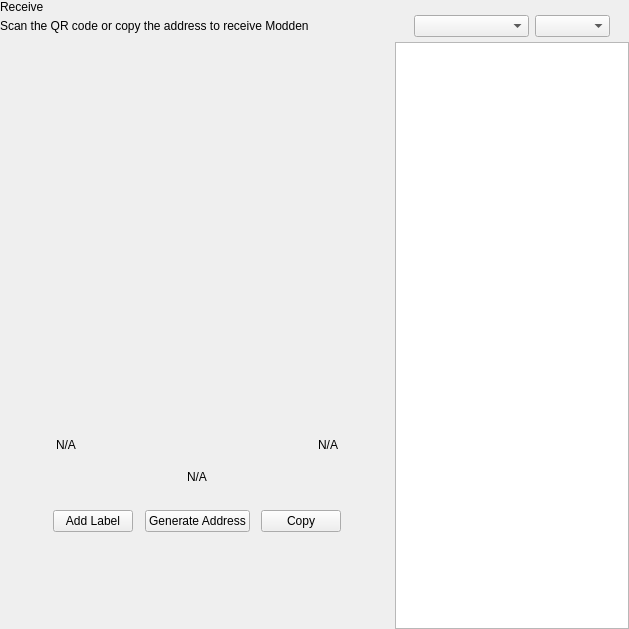
<?xml version="1.0" encoding="UTF-8"?>
<ui version="4.0">
 <class>ReceiveWidget</class>
 <widget class="QWidget" name="ReceiveWidget">
  <property name="geometry">
   <rect>
    <x>0</x>
    <y>0</y>
    <width>629</width>
    <height>629</height>
   </rect>
  </property>
  <property name="minimumSize">
   <size>
    <width>0</width>
    <height>0</height>
   </size>
  </property>
  <property name="windowTitle">
   <string>Form</string>
  </property>
  <layout class="QHBoxLayout" name="horizontalLayout_2" stretch="2,1">
   <property name="spacing">
    <number>0</number>
   </property>
   <property name="leftMargin">
    <number>0</number>
   </property>
   <property name="topMargin">
    <number>0</number>
   </property>
   <property name="rightMargin">
    <number>0</number>
   </property>
   <property name="bottomMargin">
    <number>0</number>
   </property>
   <item>
    <widget class="QWidget" name="left" native="true">
     <layout class="QVBoxLayout" name="verticalLayout_3">
      <property name="leftMargin">
       <number>0</number>
      </property>
      <property name="topMargin">
       <number>0</number>
      </property>
      <property name="rightMargin">
       <number>0</number>
      </property>
      <property name="bottomMargin">
       <number>0</number>
      </property>
      <item>
       <layout class="QVBoxLayout" name="verticalLayout_2">
        <property name="spacing">
         <number>0</number>
        </property>
        <property name="leftMargin">
         <number>0</number>
        </property>
        <item>
         <layout class="QHBoxLayout" name="horizontalLayout_3">
          <property name="spacing">
           <number>0</number>
          </property>
          <item>
           <layout class="QVBoxLayout" name="verticalLayout_4">
            <property name="spacing">
             <number>5</number>
            </property>
            <item>
             <widget class="QLabel" name="labelTitle">
              <property name="text">
               <string>Receive</string>
              </property>
             </widget>
            </item>
            <item alignment="Qt::AlignTop">
             <widget class="QLabel" name="labelSubtitle1">
              <property name="text">
               <string>Scan the QR code or copy the address to receive Modden</string>
              </property>
             </widget>
            </item>
           </layout>
          </item>
          <item>
           <spacer name="horizontalSpacer">
            <property name="orientation">
             <enum>Qt::Horizontal</enum>
            </property>
            <property name="sizeHint" stdset="0">
             <size>
              <width>40</width>
              <height>20</height>
             </size>
            </property>
           </spacer>
          </item>
         </layout>
        </item>
        <item>
         <spacer name="verticalSpacer_2">
          <property name="orientation">
           <enum>Qt::Vertical</enum>
          </property>
          <property name="sizeType">
           <enum>QSizePolicy::Expanding</enum>
          </property>
          <property name="sizeHint" stdset="0">
           <size>
            <width>20</width>
            <height>50</height>
           </size>
          </property>
         </spacer>
        </item>
        <item alignment="Qt::AlignHCenter">
         <widget class="QWidget" name="layoutQR" native="true">
          <property name="maximumSize">
           <size>
            <width>510</width>
            <height>16777215</height>
           </size>
          </property>
          <layout class="QVBoxLayout" name="verticalLayoutQr">
           <item>
            <spacer name="verticalSpacer11">
             <property name="orientation">
              <enum>Qt::Vertical</enum>
             </property>
             <property name="sizeType">
              <enum>QSizePolicy::Fixed</enum>
             </property>
             <property name="sizeHint" stdset="0">
              <size>
               <width>20</width>
               <height>20</height>
              </size>
             </property>
            </spacer>
           </item>
           <item alignment="Qt::AlignHCenter">
            <widget class="QLabel" name="labelQrImg">
             <property name="minimumSize">
              <size>
               <width>260</width>
               <height>260</height>
              </size>
             </property>
             <property name="maximumSize">
              <size>
               <width>260</width>
               <height>260</height>
              </size>
             </property>
             <property name="text">
              <string/>
             </property>
             <property name="alignment">
              <set>Qt::AlignCenter</set>
             </property>
            </widget>
           </item>
           <item>
            <spacer name="verticalSpacer_21">
             <property name="orientation">
              <enum>Qt::Vertical</enum>
             </property>
             <property name="sizeType">
              <enum>QSizePolicy::Fixed</enum>
             </property>
             <property name="sizeHint" stdset="0">
              <size>
               <width>20</width>
               <height>30</height>
              </size>
             </property>
            </spacer>
           </item>
           <item>
            <widget class="QWidget" name="widget" native="true">
             <property name="minimumSize">
              <size>
               <width>0</width>
               <height>0</height>
              </size>
             </property>
             <layout class="QHBoxLayout" name="horizontalLayout_5">
              <item>
               <widget class="QLabel" name="labelLabel">
                <property name="text">
                 <string notr="true">N/A</string>
                </property>
               </widget>
              </item>
              <item>
               <spacer name="horizontalSpacer_2">
                <property name="orientation">
                 <enum>Qt::Horizontal</enum>
                </property>
                <property name="sizeHint" stdset="0">
                 <size>
                  <width>141</width>
                  <height>20</height>
                 </size>
                </property>
               </spacer>
              </item>
              <item>
               <widget class="QLabel" name="labelDate">
                <property name="text">
                 <string notr="true">N/A</string>
                </property>
                <property name="alignment">
                 <set>Qt::AlignRight|Qt::AlignTrailing|Qt::AlignVCenter</set>
                </property>
               </widget>
              </item>
             </layout>
            </widget>
           </item>
           <item>
            <widget class="QLabel" name="labelAddress">
             <property name="sizePolicy">
              <sizepolicy hsizetype="Expanding" vsizetype="Preferred">
               <horstretch>0</horstretch>
               <verstretch>0</verstretch>
              </sizepolicy>
             </property>
             <property name="minimumSize">
              <size>
               <width>300</width>
               <height>0</height>
              </size>
             </property>
             <property name="text">
              <string notr="true">N/A</string>
             </property>
             <property name="alignment">
              <set>Qt::AlignCenter</set>
             </property>
            </widget>
           </item>
           <item>
            <spacer name="verticalSpacer_4">
             <property name="orientation">
              <enum>Qt::Vertical</enum>
             </property>
             <property name="sizeType">
              <enum>QSizePolicy::Fixed</enum>
             </property>
             <property name="sizeHint" stdset="0">
              <size>
               <width>20</width>
               <height>20</height>
              </size>
             </property>
            </spacer>
           </item>
           <item>
            <layout class="QHBoxLayout" name="horizontalLayout_4">
             <item alignment="Qt::AlignHCenter">
              <widget class="QPushButton" name="pushButtonLabel">
               <property name="focusPolicy">
                <enum>Qt::NoFocus</enum>
               </property>
               <property name="text">
                <string>Add Label</string>
               </property>
              </widget>
             </item>
             <item alignment="Qt::AlignHCenter">
              <widget class="QPushButton" name="pushButtonNewAddress">
               <property name="focusPolicy">
                <enum>Qt::NoFocus</enum>
               </property>
               <property name="text">
                <string>Generate Address</string>
               </property>
              </widget>
             </item>
             <item alignment="Qt::AlignHCenter">
              <widget class="QPushButton" name="pushButtonCopy">
               <property name="focusPolicy">
                <enum>Qt::NoFocus</enum>
               </property>
               <property name="text">
                <string>Copy</string>
               </property>
              </widget>
             </item>
            </layout>
           </item>
           <item>
            <spacer name="verticalSpacer_3">
             <property name="orientation">
              <enum>Qt::Vertical</enum>
             </property>
             <property name="sizeType">
              <enum>QSizePolicy::Expanding</enum>
             </property>
             <property name="sizeHint" stdset="0">
              <size>
               <width>20</width>
               <height>20</height>
              </size>
             </property>
            </spacer>
           </item>
          </layout>
         </widget>
        </item>
        <item>
         <spacer name="verticalSpacer">
          <property name="orientation">
           <enum>Qt::Vertical</enum>
          </property>
          <property name="sizeHint" stdset="0">
           <size>
            <width>20</width>
            <height>40</height>
           </size>
          </property>
         </spacer>
        </item>
       </layout>
      </item>
     </layout>
    </widget>
   </item>
   <item>
    <widget class="QWidget" name="right" native="true">
     <layout class="QVBoxLayout" name="verticalLayout_5">
      <property name="spacing">
       <number>0</number>
      </property>
      <property name="leftMargin">
       <number>1</number>
      </property>
      <property name="topMargin">
       <number>0</number>
      </property>
      <property name="rightMargin">
       <number>0</number>
      </property>
      <property name="bottomMargin">
       <number>0</number>
      </property>
      <item>
       <layout class="QVBoxLayout" name="container_right">
        <property name="spacing">
         <number>0</number>
        </property>
        <property name="leftMargin">
         <number>0</number>
        </property>
        <property name="rightMargin">
         <number>0</number>
        </property>
        <item>
         <layout class="QVBoxLayout" name="verticalLayout">
          <property name="spacing">
           <number>6</number>
          </property>
          <property name="leftMargin">
           <number>19</number>
          </property>
          <property name="rightMargin">
           <number>19</number>
          </property>
          <item>
           <widget class="OptionButton" name="btnRequest" native="true"/>
          </item>
          <item>
           <widget class="OptionButton" name="btnMyAddresses" native="true">
            <property name="sizePolicy">
             <sizepolicy hsizetype="Preferred" vsizetype="Minimum">
              <horstretch>0</horstretch>
              <verstretch>0</verstretch>
             </sizepolicy>
            </property>
           </widget>
          </item>
         </layout>
        </item>
        <item>
         <widget class="QWidget" name="sortWidget" native="true">
          <layout class="QHBoxLayout" name="horizontalLayout_6">
           <property name="leftMargin">
            <number>19</number>
           </property>
           <property name="rightMargin">
            <number>19</number>
           </property>
           <property name="bottomMargin">
            <number>5</number>
           </property>
           <item>
            <spacer name="horizontalSpacer_3">
             <property name="orientation">
              <enum>Qt::Horizontal</enum>
             </property>
             <property name="sizeHint" stdset="0">
              <size>
               <width>40</width>
               <height>20</height>
              </size>
             </property>
            </spacer>
           </item>
           <item>
            <widget class="QComboBox" name="comboBoxSort">
             <property name="sizePolicy">
              <sizepolicy hsizetype="Preferred" vsizetype="Fixed">
               <horstretch>0</horstretch>
               <verstretch>0</verstretch>
              </sizepolicy>
             </property>
             <property name="minimumSize">
              <size>
               <width>115</width>
               <height>0</height>
              </size>
             </property>
            </widget>
           </item>
           <item>
            <widget class="QComboBox" name="comboBoxSortOrder">
             <property name="sizePolicy">
              <sizepolicy hsizetype="Preferred" vsizetype="Fixed">
               <horstretch>0</horstretch>
               <verstretch>0</verstretch>
              </sizepolicy>
             </property>
             <property name="minimumSize">
              <size>
               <width>75</width>
               <height>0</height>
              </size>
             </property>
            </widget>
           </item>
          </layout>
         </widget>
        </item>
        <item>
         <widget class="QListView" name="listViewAddress"/>
        </item>
       </layout>
      </item>
     </layout>
    </widget>
   </item>
  </layout>
 </widget>
 <customwidgets>
  <customwidget>
   <class>OptionButton</class>
   <extends>QWidget</extends>
   <header>qt/pivx/optionbutton.h</header>
   <container>1</container>
  </customwidget>
 </customwidgets>
 <resources/>
 <connections/>
</ui>
